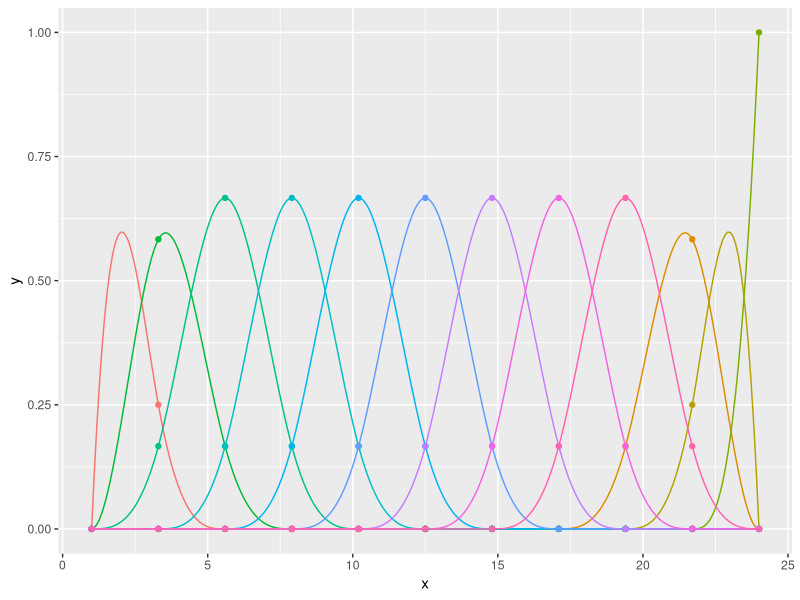
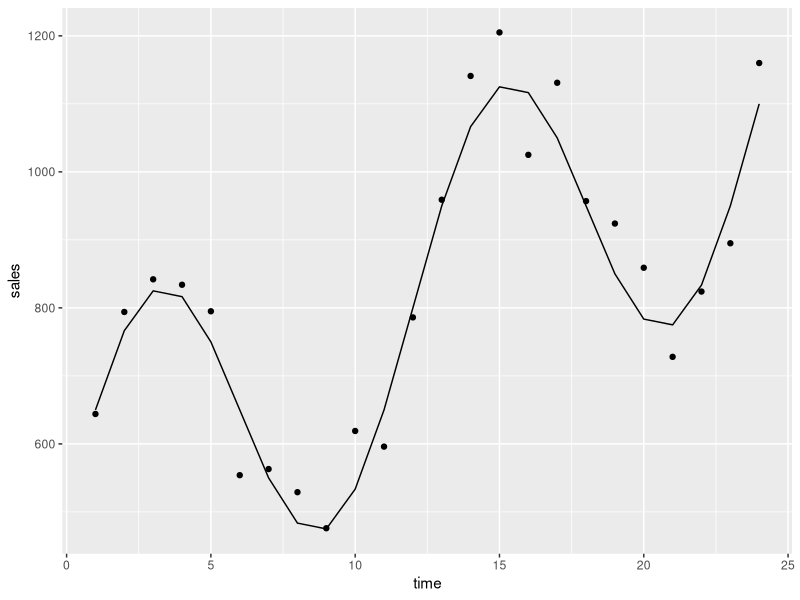
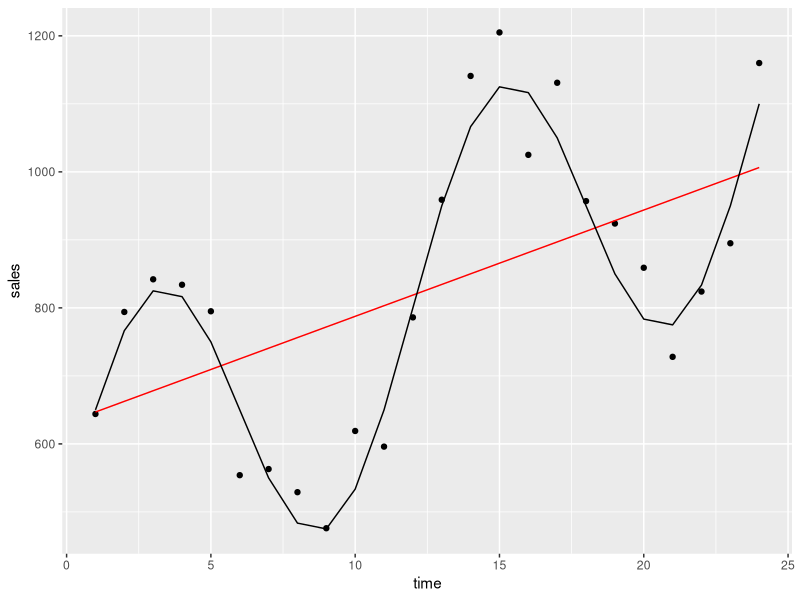
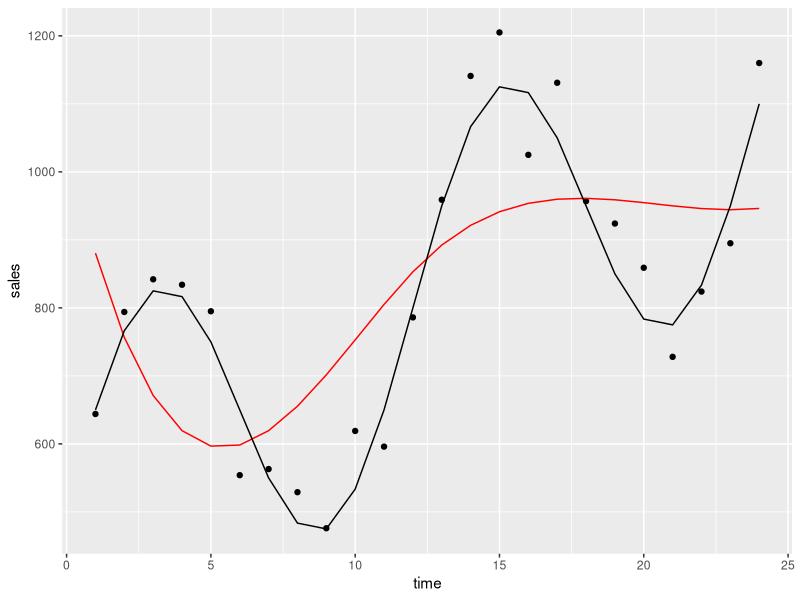
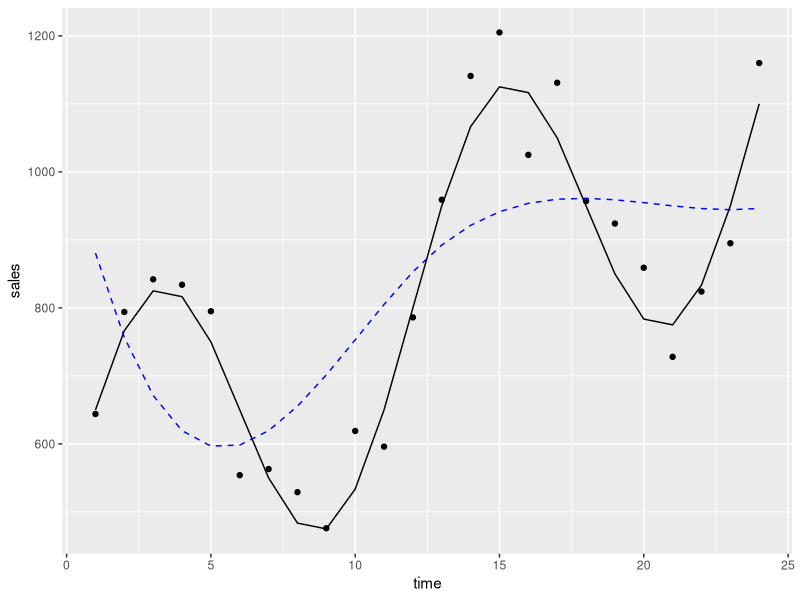
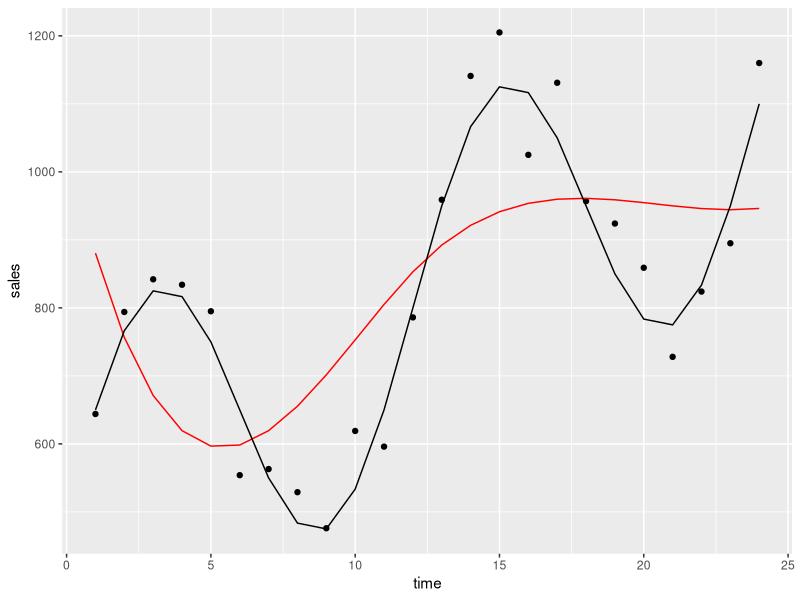
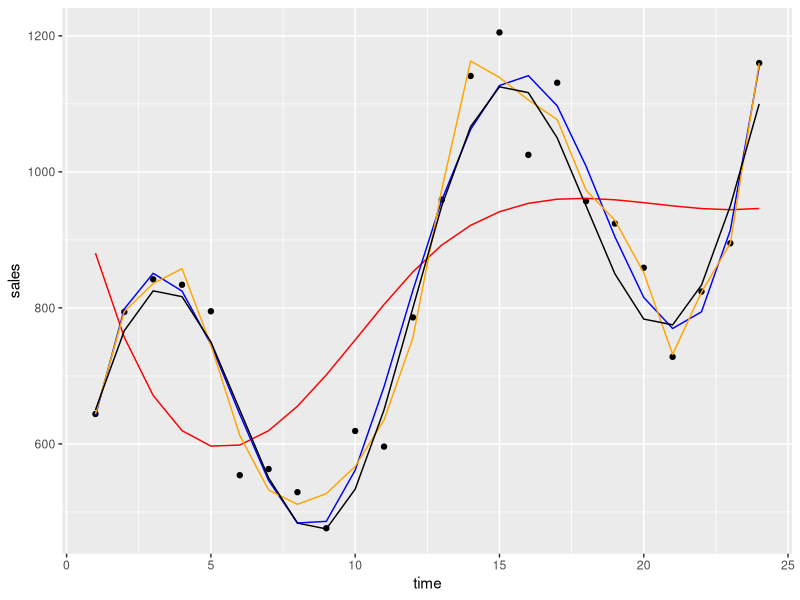
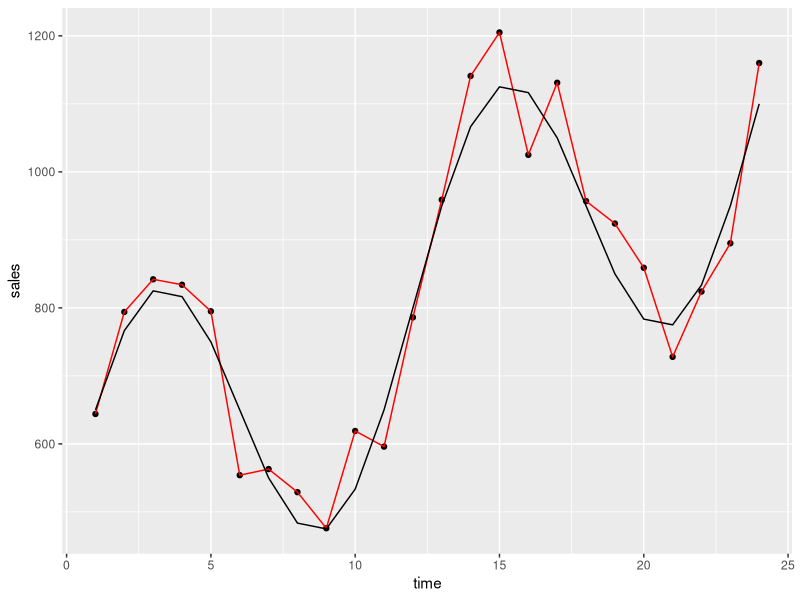

The R script that drew these images, in order:
## ---- chunk 1
options(htmltools.dir.version = FALSE)
library(tidyverse)
## ---- chunk 2
library(splines)
library(ggfortify) # for the basis plotting
sales <- read_csv(here::here("data", "sales.csv"))
autoplot(bs(sales$time, df = 12))
## ---- chunk 3
sales <- read_csv(here::here("data", "sales.csv"))
p <- ggplot(sales, aes(x = time, y = sales)) + 
  geom_point() +
  geom_line(aes(x = time, y = trend))
p
## ---- chunk 4
mod <- lm(sales ~ time, data = sales)
summary(mod)
## ---- chunk 5
sales %>%
  mutate(pred_lm = predict(mod)) %>%
  ggplot(aes(x = time, y = sales)) +
  geom_point() +
  geom_line(aes(x = time, y = pred_lm), color = "red") +
  geom_line(aes(x = time, y = trend))
## ---- chunk 6
mod_bs <- lm(sales ~ bs(time, df = 4), data = sales)

sales %>%
  mutate(pred_bs = predict(mod_bs)) %>%
  ggplot(aes(x = time, y = sales)) +
  geom_point() +
  geom_line(aes(x = time, y = pred_bs), color = "red") +
  geom_line(aes(x = time, y = trend))
## ---- chunk 7
X <- model.matrix(~ bs(time, df = 4), data = sales)
## ---- chunk 8
y <- sales$sales
beta_hat <- solve(t(X) %*% X) %*% t(X) %*% y
## ---- chunk 9
preds <- X %*% beta_hat
## ---- chunk 10
p + geom_line(aes(time, y = preds), color = "blue", lty = 2)
## ---- chunk 11
model_4 <- lm(y ~ X - 1)
## ---- chunk 12
preds <- predict(model_4)
## ---- chunk 13
sales %>%
  mutate(preds = preds) %>%
  ggplot(aes(x = time, y = sales)) +
  geom_point() +
  geom_line(aes(x = time, y = preds), color = "red") +
  geom_line(aes(x = time, y = trend))
## ---- chunk 14
# df = 4, rank = 5
X4 <- model.matrix(~ bs(time, df = 4), data = sales)
qr(X4)$rank
mod_4 <- lm(y ~ X4 - 1)
preds_4 <- predict(mod_4)

# df = 8, rank = 9
X8 <- model.matrix(~ bs(time, df = 8), data = sales)
qr(X8)$rank
mod_8 <- lm(y ~ X8 - 1)
preds_8 <- predict(mod_8)

# df = 18, rank = 19
X18 <- model.matrix(~ bs(time, df = 18), data = sales)
qr(X18)$rank
mod_18 <- lm(y ~ X18 - 1)
preds_18 <- predict(mod_18)
## ---- chunk 15
sales %>%
  mutate(preds_4 = preds_4,
         preds_8 = preds_8, 
         preds_18 = preds_18) %>%
  ggplot(aes(x = time, y = sales)) +
  geom_point() +
  geom_line(aes(x = time, y = preds_4), color = "red") + 
  geom_line(aes(x = time, y = preds_8), color = "blue") +
  geom_line(aes(x = time, y = preds_18), color = "orange") +
  geom_line(aes(x = time, y = trend))
## ---- chunk 16
length(y)
# df = 24-1, rank = 24
X <- model.matrix(~ bs(time, df = 23), data = sales)
qr(X)$rank

# generate new predictions
preds <- predict(lm(y ~ X - 1))

## ---- chunk 17

# plot new predictions
sales %>%
  mutate(preds = preds) %>%
  ggplot(aes(x = time, y = sales)) +
  geom_point() +
  geom_line(aes(x = time, y = preds), color = "red") + 
  geom_line(aes(x = time, y = trend))
## ---- chunk 18
length(y)
# df = 24-1, rank = 24
X <- model.matrix(~ bs(time, df = 25), data = sales)
qr(X)$rank

# generate new predictions
preds <- predict(lm(y ~ X - 1))
## ---- chunk 19
# plot new predictions
sales %>%
  mutate(preds = preds) %>%
  ggplot(aes(x = time, y = sales)) +
  geom_point() +
  geom_line(aes(x = time, y = preds), color = "red") + 
  geom_line(aes(x = time, y = trend))
## ---- chunk 20
X <- model.matrix(~ bs(time, df = 10), data = sales)
dim(X)
qr(X)$rank
# rref(X)
## ---- chunk 21
X <- model.matrix(~ bs(time, df = length(y)), data = sales)
dim(X)
qr(X)$rank
# rref(X)
